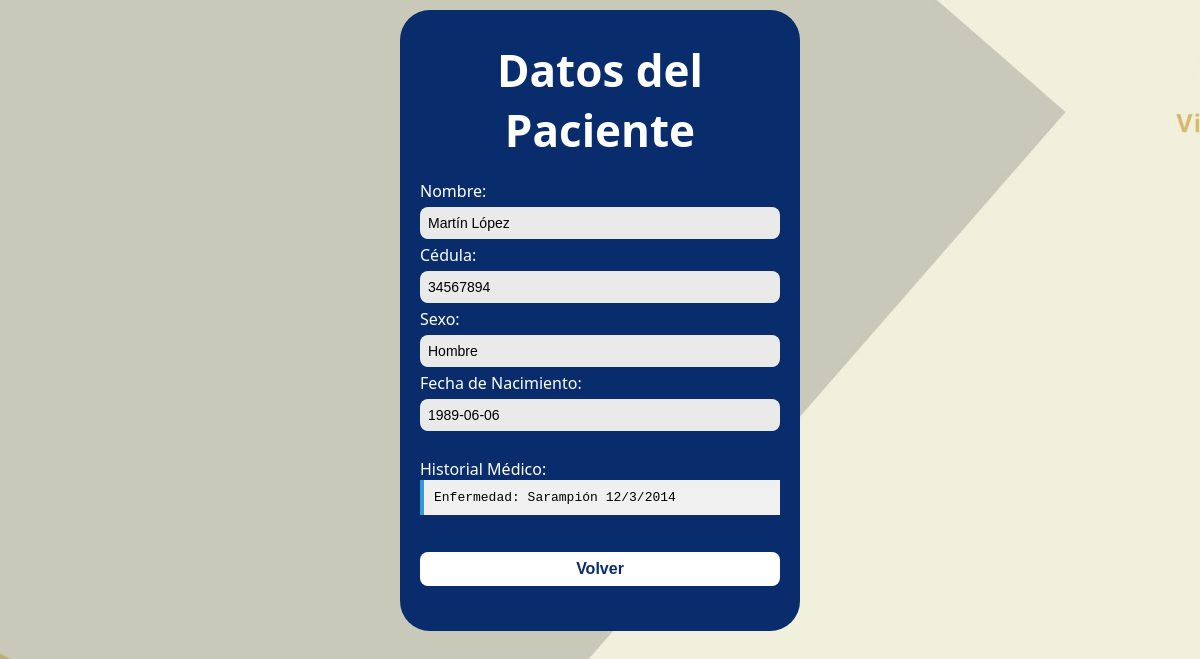
Page /Doctores/VerMas.php?id=19 (signed in) on the earlier database version.
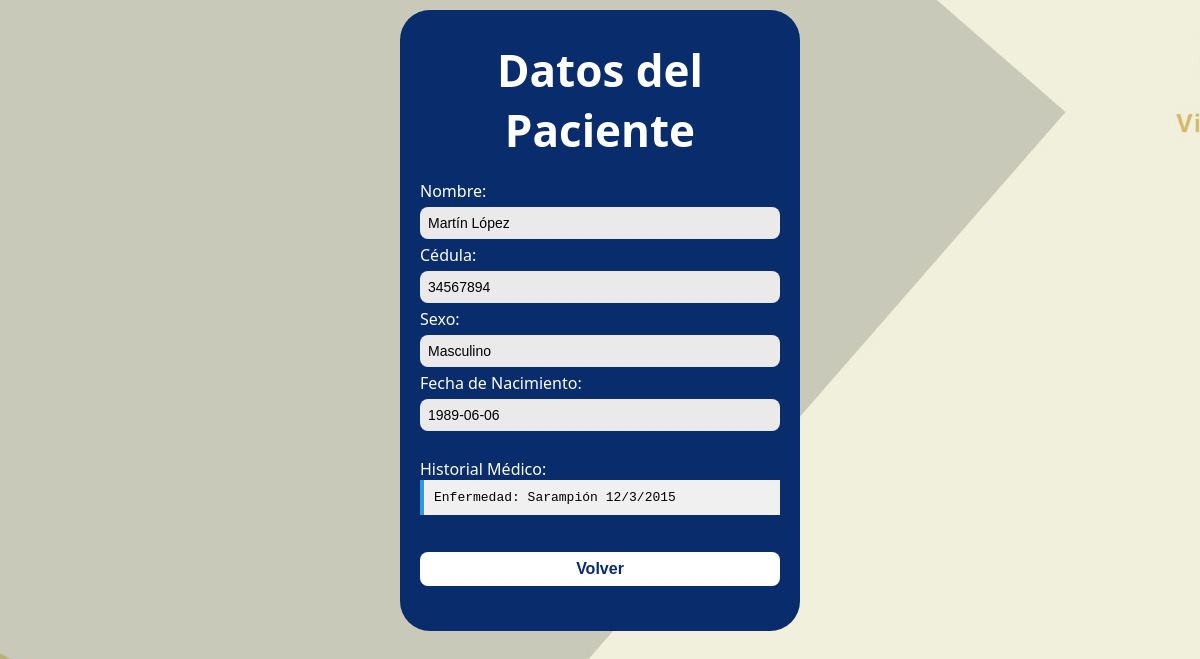
Same page on the later database version.
### tables this page shows
CREATE TABLE `consulta` (
  `ID_Consulta` int(11) NOT NULL,
  `Cedula_D` int(11) NOT NULL,
  `ID_Especialidad` int(11) NOT NULL,
  `Fecha_Consulta` date NOT NULL,
  `Horario` time NOT NULL,
  `Cedula_P` int(11) DEFAULT NULL,
  `Estado` enum('Disponible','Ocupado','Cancelado') NOT NULL DEFAULT 'Disponible'
);

CREATE TABLE `paciente` (
  `Cedula_P` int(11) NOT NULL,
  `Nombre_P` varchar(100) DEFAULT NULL,
  `Fecha_Nac` date DEFAULT NULL,
  `Sexo` varchar(10) DEFAULT NULL,
  `Correo` varchar(50) DEFAULT NULL,
  `His_med` varchar(1000) DEFAULT NULL,
  `Tel` varchar(15) DEFAULT NULL,
  `Contraseña_P` varchar(10) DEFAULT NULL,
  `Usuario_P` varchar(50) DEFAULT NULL
);

### Doctores/VerMas.php (the view, shortened to what this page needs)
<?php
include '../Base de datos/Conexion.php';
$id_cita = (int)$_GET['id'];
$stmt = $conn->prepare("
    SELECT p.Nombre_P, p.Cedula_P, p.Sexo, p.Fecha_Nac, p.His_med, c.Fecha_Consulta
    FROM consulta c
    INNER JOIN paciente p ON c.Cedula_P = p.Cedula_P
    WHERE c.ID_Consulta = ?
");
$stmt->bind_param("i", $id_cita);
$stmt->execute();
$result = $stmt->get_result();
$paciente = $result->fetch_assoc();
?>
<!DOCTYPE html>
<html lang="es">
<head>
  <link rel="stylesheet" href="../Administradores/estiloL.css">
  <link rel="stylesheet" href="../Administradores/Estilo.css">
</head>
<body>
<div class="cuadrado">
  <div class="titulo">
    <h1>Datos del Paciente</h1>
  </div>
  <div class="info-paciente">
        Nombre: <input type="text" value="<?php echo htmlspecialchars($paciente['Nombre_P']); ?>" readonly><br>
        Cédula: <input type="text" value="<?php echo htmlspecialchars($paciente['Cedula_P']); ?>" readonly><br>
        Sexo: <input type="text" value="<?php echo htmlspecialchars($paciente['Sexo']); ?>" readonly><br>
        Fecha de Nacimiento: <input type="text" value="<?php echo htmlspecialchars($paciente['Fecha_Nac']); ?>" readonly><br><br>
        Historial Médico:<br>
        <?php
        $historiales = explode("-------------------------", $paciente['His_med']);
        foreach ($historiales as $bloque) {
            if (trim($bloque) !== "") {
                echo '<div class="historial-bloque">' . htmlspecialchars(trim($bloque)) . '</div>';
            }
        }
        ?>
        <br>
        <button type="button" onclick="window.history.back();">Volver</button>
  </div>
</div>
</body>
</html>

Differences in the rows shown:
changed through a linked row, consulta "Martín López": Cedula_P.Sexo "Hombre" → "Masculino"; Cedula_P.His_med "Enfermedad: Sarampión 12/3/2014" → "Enfermedad: Sarampión 12/3/2015"
